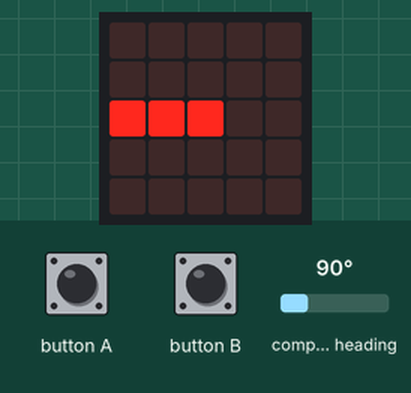
Simulated run of this program. Board: BBC micro:bit running MicroPython. Parts: the board's 5×5 LED display. The test bench sets the inputs (shaded band); at power-on: compass heading 90°. The compass is already calibrated.

Above: at 1.3 s.
1.4 s: button A pressed for 1 s
3.9 s: compass heading set to 7°
At 4.4 s:
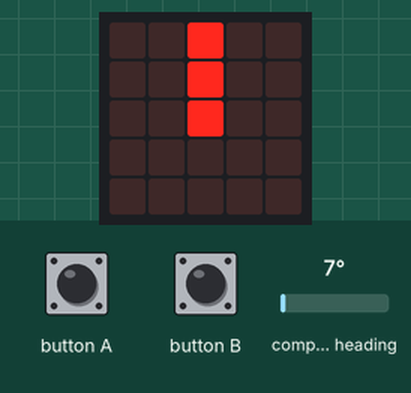
5.4 s: compass heading set to 180°
At 5.8 s:
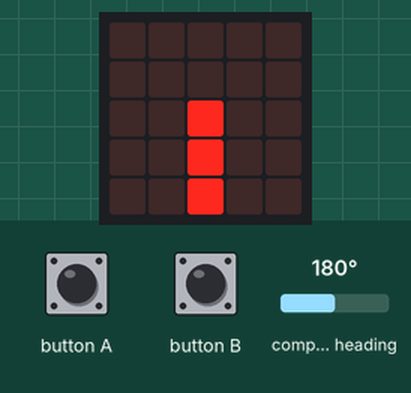
6.9 s: compass heading set to 269°
At 8.1 s:
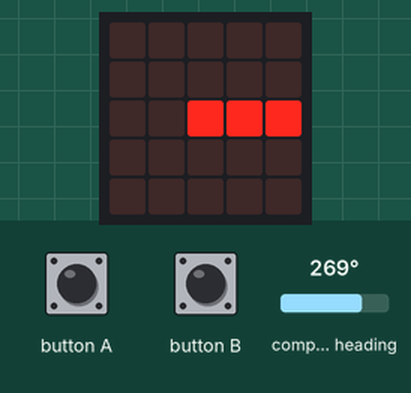
8.4 s: compass heading set to 90°
At 9.6 s:
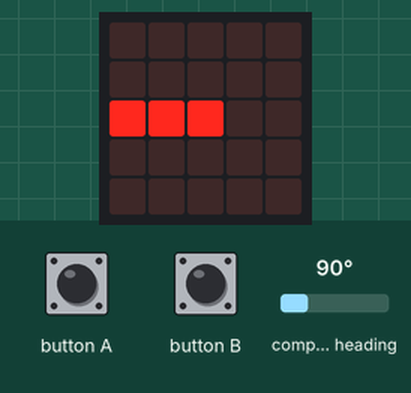
9.9 s: compass heading set to 352°
At 11.2 s:
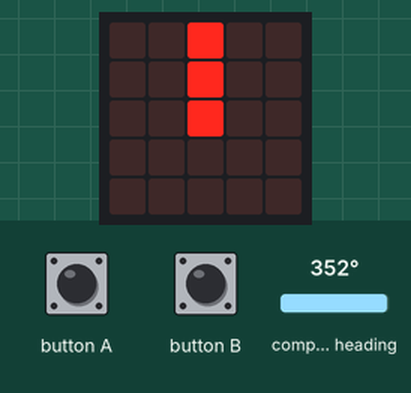
Timing chart, 0 to 12.4 s (numbered marks = the images above; inputs shaded):
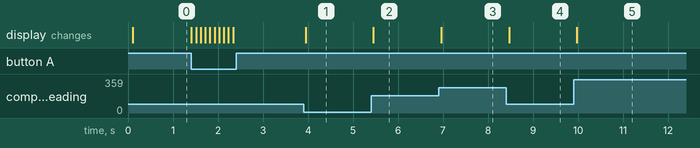

Measured:
- after the input at 3.9 s, the display: changes after 0.05 s (image 1)
- after the input at 5.4 s, the display: changes after 0.05 s (image 2)
- after the input at 6.9 s, the display: changes after 0.06 s (image 3)
- after the input at 8.4 s, the display: changes after 0.07 s (image 4)
- after the input at 9.9 s, the display: changes after 0.07 s (image 5)

The program:

compass.py
```python
""" compass.py

Author: Bruce Fuda
Developed for the microbit-orienteering project at Telopea Park School
to assist with teaching Digital Technologies content in Year 8 integrated PE
License: CC-BY-4.0

This module is uploaded to the "compasses" that will be used by students
completing the orienteering course.  Compasses operate in three modes:
    - 'compass' mode is the default and displays the current directional
      reading as detected by the micro:bit's magnetometer.
    - 'checking' mode is used to activate the radio and scan for nearby signals
      from flags.  This is a separate mode to the compass to help minimise
      power usage.
    - 'showing' mode is used to display the flags that the compass has visited
      on the given course.  After displaying them all, it automatically reverts
      to 'compass' mode.

Comments prefaced with ## are descriptive to explain the code's purpose to the
teacher/student.  They would normally be written in a more succinct way, but
are kept long form to assist with clarity for non-programmers.

"""

## import everything from the microbit module for Python
from microbit import *
## import radio module so that calling radio functions is easier
import radio

## create a dictionary that maps the IDs for each of the flag images
## to the images. This is used in communication and must be present
## in both the compass and flag to ease sending/receiving messages.
## REMEMBER THAT IF THIS LIST IS ALTERED, CHANGES MUST BE REFLECTED IN THE
## CORRESPONDING IMAGES LIST IN THE flag.py FILE.
images = {  # image IDs must be letter strings
  'A' : Image.HAPPY,
  'B' : Image.SAD,
  'C' : Image.GIRAFFE,
  'D' : Image.RABBIT,
  'E' : Image.DUCK,
  'F' : Image.GHOST,
  'G' : Image.DIAMOND,
  'H' : Image.SWORD,
  'I' : Image.PACMAN,
  'J' : Image.HOUSE
}

## Set the ID for the compass and the course it is currently completing
MY_ID = 'BLUE'   # must be unique across all compasses participating
MY_COURSE = '1'  # must be a single digit
MY_TYPE = 'C'    # must be C to indicate 'C'ompass

## Creates a dictionary of images that reflect the position of the needle
## to be shown on the micro:bit display.  The key is used to determine how
## many positions the angle to Magnetic North is from the current position,
## as determined by the bearing reading of the built-in magnetometer.
## NOTE: since decimal numbers can be problematic in computer representation,
## we use integers that count how many intervals of 22.5 degrees we are from
## magnetic north, and use this to display the correct compass arm.
COMPASS = {0 : Image("00900:00900:00900:00000:00000"),
           1 : Image("00090:00090:00900:00000:00000"),
           2 : Image("00009:00090:00900:00000:00000"),
           3 : Image("00000:00099:00900:00000:00000"),
           4 : Image("00000:00000:00999:00000:00000"),
           5 : Image("00000:00000:00900:00099:00000"),
           6 : Image("00000:00000:00900:00090:00009"),
           7 : Image("00000:00000:00900:00090:00090"),
           8 : Image("00000:00000:00900:00900:00900"),
           9 : Image("00000:00000:00900:09000:09000"),
           10 : Image("00000:00000:00900:09000:90000"),
           11 : Image("00000:00000:00900:99000:00000"),
           12 : Image("00000:00000:99900:00000:00000"),
           13 : Image("00000:99000:00900:00000:00000"),
           14 : Image("90000:09000:00900:00000:00000"),
           15 : Image("09000:09000:00900:00000:00000")
           }

## create a list that will track the checkpoints in the order they are visited
checkpoints = []

## configure the radio to transmit at its weakest strength, saving power
## and reducing the range of the broadcast signal so that compasses must
## get close for it to be detected
radio.config(power=0)
radio.on()

## set the starting mode for the compass - it will begin in 'compass' mode
mode = "compass"

## force compass calibration each time the micro:bit is restarted to maximise
## accuracy of the magnetometer
compass.calibrate()

## This loop ensures that the code runs as long as the flag has power
while True:

  # mode switching
  ## switchign modes operates differently on the compass since none of the
  ## modes require any direct user input / manipulation.  Thus, we start
  ## by checking for button presses and, if they are detected, we trigger
  ## the relevant mode switch
  ## pressing button B at any point will switch the micro:bit into 'showing'
  ## mode.  We clear the display of anything as we switch.
  if button_b.is_pressed():
    mode = "showing"
    display.clear()
  ## button A is used to switch between compass and checking modes, so we
  ## check which mode we are currently in and switch to the other if it is
  ## pressed.  Again, clear the display of the current info as we switch.
  elif button_a.is_pressed():
    if mode == "compass":
      mode = "checking"
    elif mode == "checking":
      mode = "compass"
    display.clear()

  # define modes
  ## in compass mode, we get a heading from the compass and then calculate the
  ## relevant bearing to north that we will be showing on our display.  There
  ## is a bit of maths going on here, so we'll do it step by step.
  if mode == "compass":
    ## We get the current heading as calculated from the built-in magnetometer/
    ## compass.  This will be an integer between 0 and 360. Since North is
    ## at zero and we are using regions of 22.5 degress between each measurable
    ## reading, we subtract our heading from 11 (half of 22.5, rounded down) to
    # get a bearing to North.
    north_bearing = 11 - compass.heading()
    ## We now need to convert this into one of the values in our COMPASS
    ## dictionary.  To do this, we divide by 22.5, which is our angle
    ## between each of our displayable compass points. This tells us how many
    ## multiples of 22.5 we are from North, and we round this down to the
    ## nearest integer by using the integer division (//) and converting
    ## to int(). We then use modulus arithmetic to convert it to a positive
    ## value between 0 and 15 by finding % 16
    points_from_north = int((north_bearing // 22.5) % 16)
    ## Point the needle to the nearest "cardinal point" bearing towards
    ## Magnetic North by displaying the correct image from our dictionary
    display.show(COMPASS[points_from_north])
    ## Pause momentarily before getting another reading
    sleep(100)
  ## once we enter checking mode, we'll begin looking for a radio signal from
  ## a nearby checkpoint
  elif mode == "checking":
    ## attempt to catch any messages being sent from nearby checkpoints
    message = radio.receive()
    if message:
      ## before we do anything, we need to check to see if this message came
      ## from a checkpoint (it may be a broadcast from a nearby compass)
      message_type = message[0]
      if message_type == 'F':
        ## Now, check that it is on our course.  The second character from the
        ## message is the checkpoint's course - compare that to ours
        checkpoint_course = message[1]
        if checkpoint_course == MY_COURSE:
          ## if this checkpoint is on our course, then we need to get the
          ## checkpoints id from its message, which is every everything after the
          ## second character (i.e. everything in the message from index 2 onwards)
          checkpoint_id = message[2:]
          ## we then show the relevant image by looking it up in our images
          ## dictionary
          display.show(images[checkpoint_id])
          ## Next, we see if we have recorded this checkpoint before and, if we
          ## haven't already stored its id in our list of checkpoints, we add it
          if checkpoint_id not in checkpoints:
            checkpoints.append(checkpoint_id)
            ## Once we've added the checkpoint into our list of visited
            ## checkpoints, send a message to the checkpoint to indicate which
            ## course we are doing and what our id is so it can store this
            ## information.  We send a message containing our id, prepended with
            # the course we are currently doing and the fact we are a compass.
            radio.send(MY_TYPE+MY_COURSE+MY_ID)
    ## pause for a moment so we don't spam the radio signals in the area
    ## too much
    sleep(100)
  ## in showing mode, we iterate over the checkpoints we've saved and display
  ## them one at a time, for one second each.  This preserves the order they
  ## were visited / saved
  elif mode == "showing":
    for cp in checkpoints:
      display.show(images[cp])
      sleep(1000)
    ## after showing them all on the display, clear the display and switch back
    ## to compass mode, after a short delay.
    display.clear()
    sleep(1000)
    mode = "compass"
```
